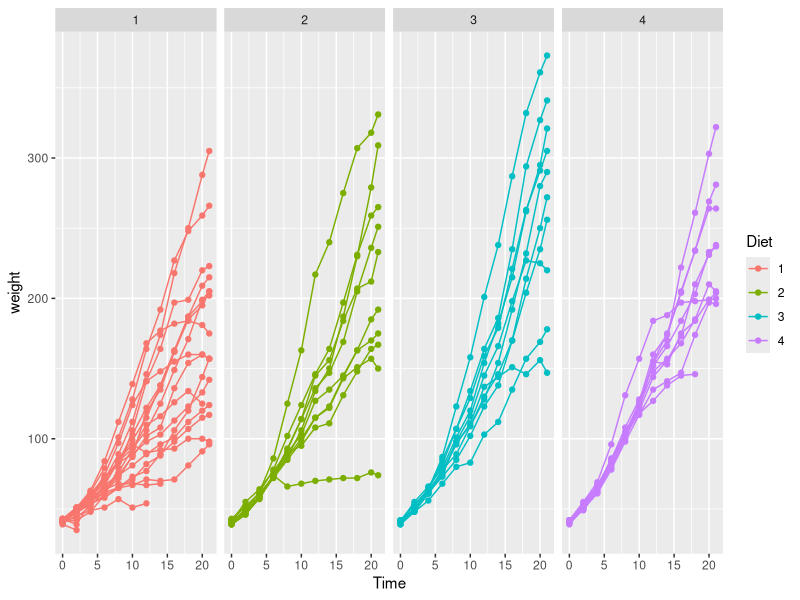

The R source for this figure:
library(dplyr)
library(ggplot2)
library(patchwork)

p <- ChickWeight %>% 
  ggplot(aes(x = Time, y = weight, group=Chick, color=Diet)) +
  geom_line() + geom_point() +
  facet_wrap(~Diet, nrow = 1)

dev.off()

ggsave(filename = "p.pdf", plot = p, height = 5, width = 25, device = "pdf")
